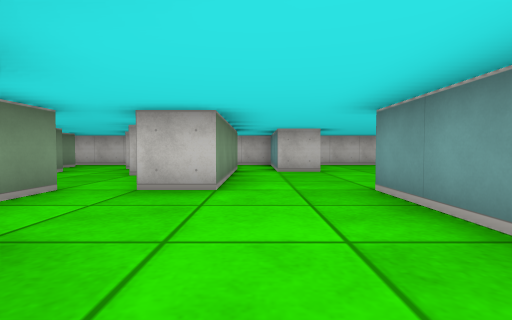
[1] (above)

24 first-person views from a walk through a cub3D level. The camera is about half as high as the walls, tilts 2° down and sees 85° across. The floor is counted in squares. Each view is taken from the middle of a square. On the plan, view 1 faces up. The plan holds only what a view shows up to about 9 squares ahead; the rest is blank.

[2]
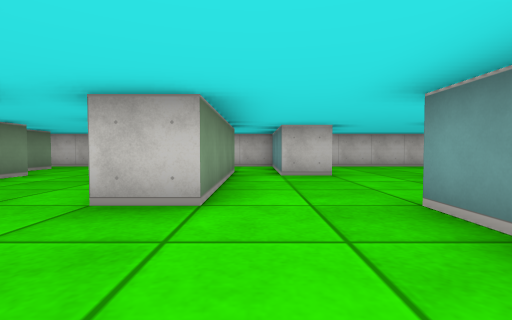

[3]
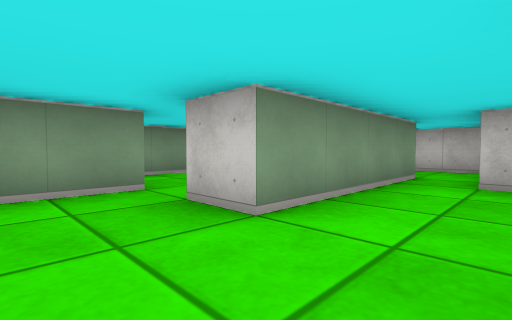

[4]
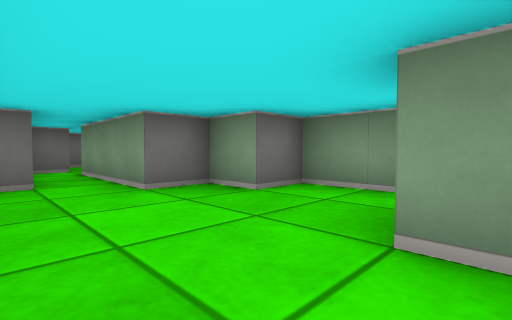

[5]
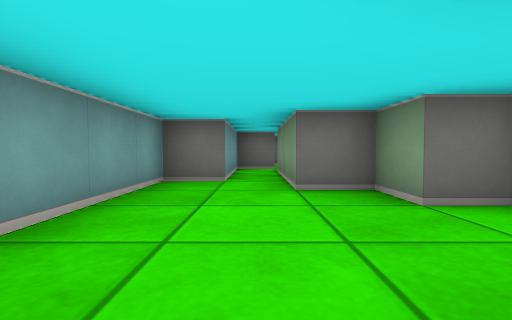

[6]
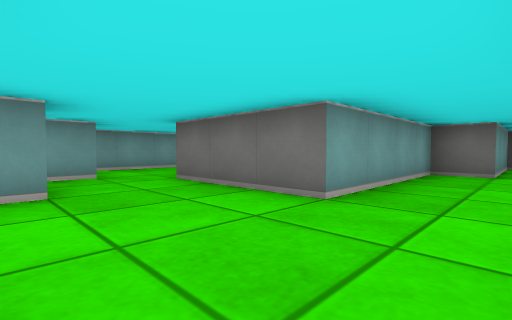

[7]
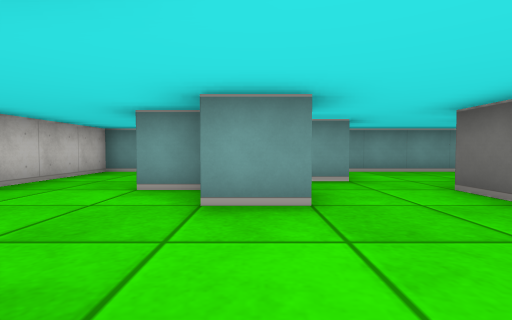

[8]
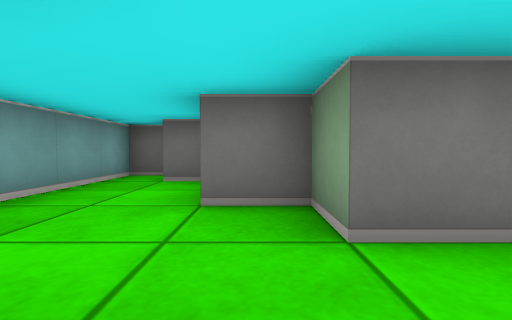

[9]
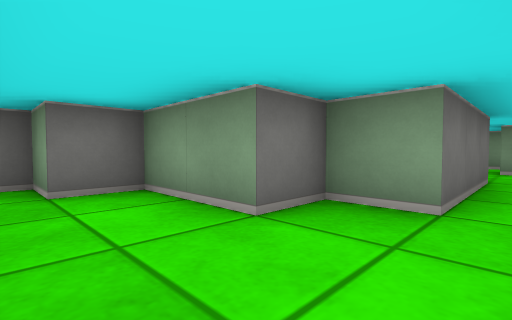

[10]
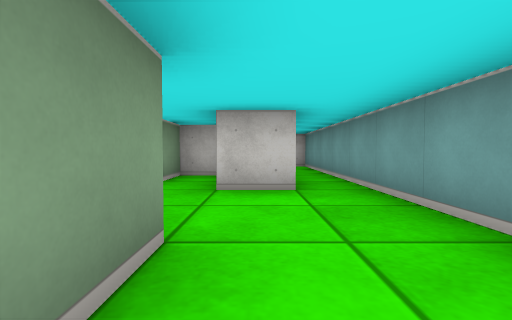

[11]
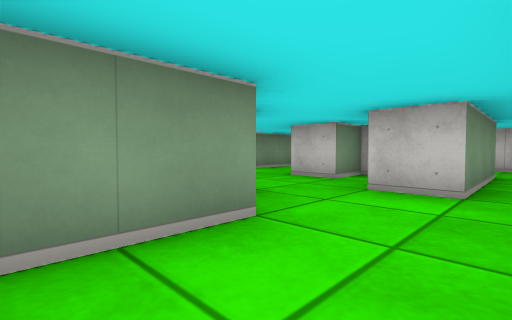

[12]
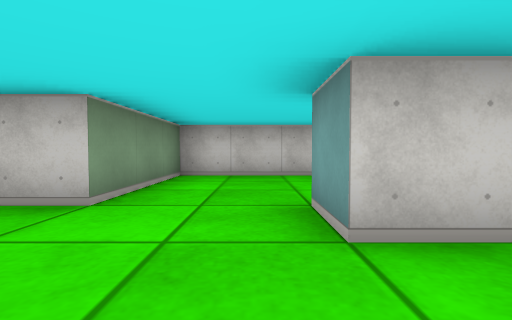

[13]
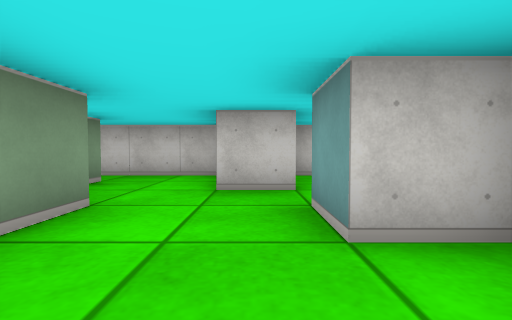

[14]
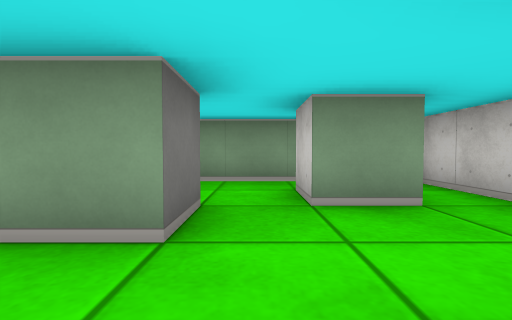

[15]
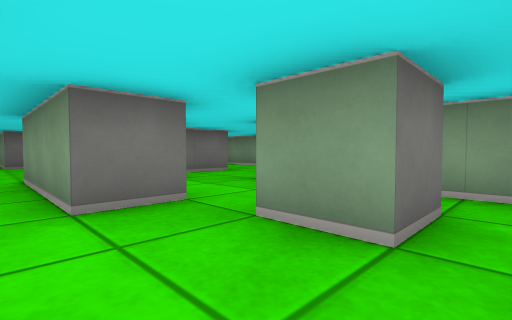

[16]
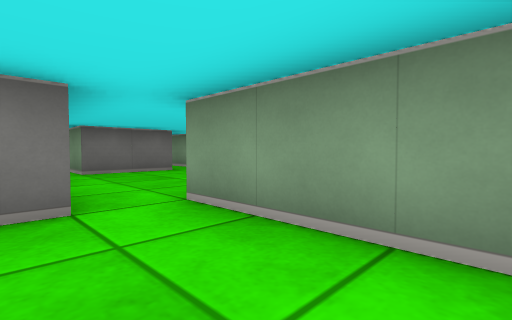

[17]
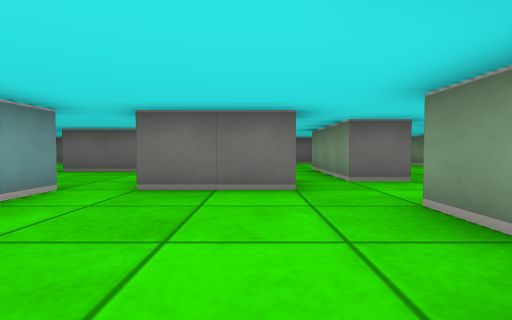

[18]
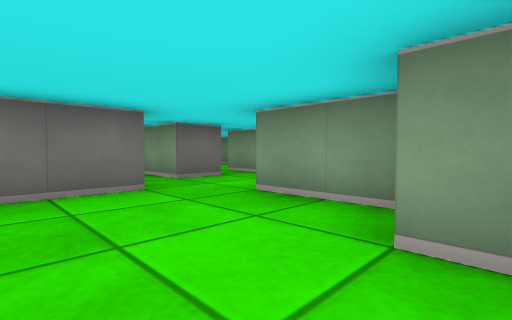

[19]
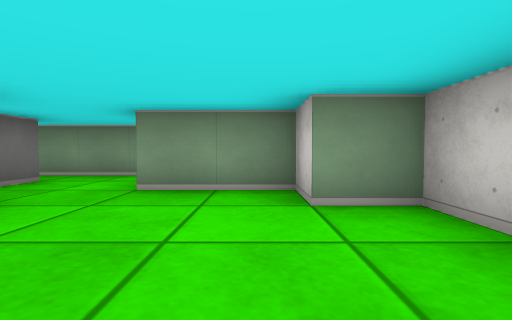

[20]
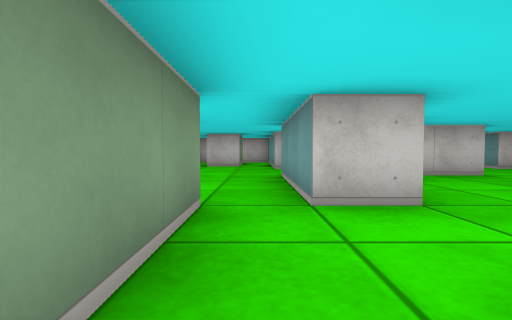

[21]
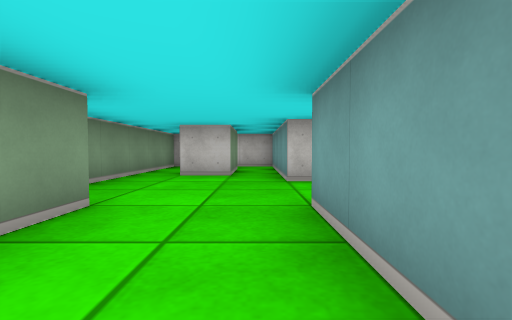

[22]
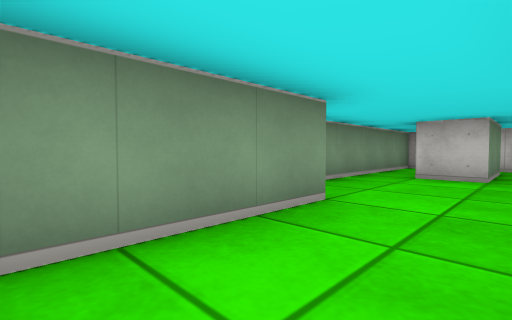

[23]
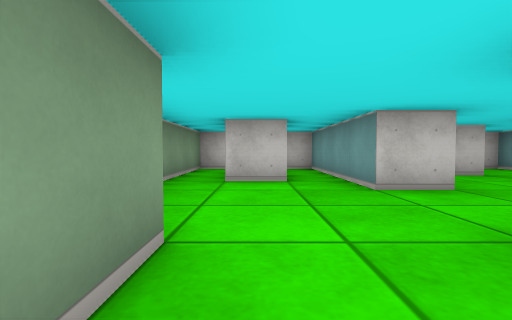

[24]
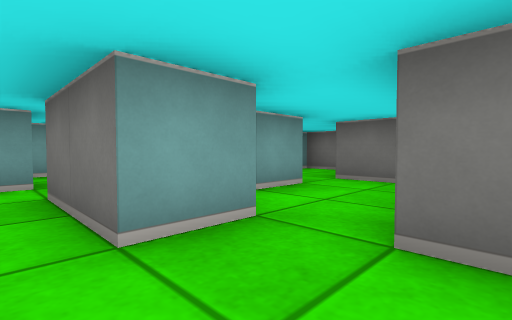

### Floor plan
Ten units are one square. View 1 is at (0, 0); x grows to the right and y downward. Boxes are objects, and circles mark ways between rooms. Rooms are numbered by the first view taken in them; rooms with no view inside come last. Other rooms are left out.
<svg viewBox="-120 -100 200 150">
<path fill="none" stroke="#000" d="M15 -65 5 -65 5 -75M35 -55 35 -65M-25 -36 -25 -15 -15 -15 -15 -5 -5 -5 -5 25M-5 -75 -5 -35 -15 -35M5 25 5 5 15 5 15 -35 35 -35M-5 35 5 35M65 -45 55 -45 55 -52M35 -35 45 -35 45 -25 55 -25 55 -5 65 -5 65 5 75 5 75 -45M52 -65 45 -65 45 -55 35 -55M-25 -75 -35 -75M-56 -65 -45 -65 -45 -35M-35 -90 -35 -95 -72 -95M-15 -55 -25 -55 -25 -65M-66 -85 -55 -85 -55 -75 -65 -75M-36 -35 -30 -35M-75 -89 -75 -60M-65 15 -65 5 -45 5M-45 -35 -65 -35 -65 -25 -75 -25 -75 -5 -85 -5M-35 6 -35 -4M-86 15 -75 15M-105 -35 -105 -10M-95 -5 -95 25M-85 -5 -85 -35 -72 -35M-85 -55 -85 -65M-95 -65 -105 -65M-115 -85 -115 -51M45 -65 45 -75M65 -75 65 -45M75 -45 75 -95 15 -95 15 -65M-32 35 -15 35M-45 5 -45 26M5 35 5 25M5 -75 5 -95 -22 -95M-66 45 -55 45M-75 15 -75 45M-55 35 -55 25M-74 -55 -85 -55M-95 -85 -95 -65M-85 -65 -85 -95 -105 -95M-105 -95 -115 -95 -115 -85"/>
<circle cx="40" cy="-45" r="3" fill="#2a7"/>
<circle cx="-20" cy="-30" r="3" fill="#2a7"/>
<circle cx="25" cy="-70" r="3" fill="#2a7"/>
<circle cx="0" cy="-70" r="3" fill="#2a7"/>
<circle cx="70" cy="-50" r="3" fill="#2a7"/>
<circle cx="-40" cy="-40" r="3" fill="#2a7"/>
<circle cx="-20" cy="-80" r="3" fill="#2a7"/>
<circle cx="-65" cy="-60" r="3" fill="#2a7"/>
<circle cx="-80" cy="5" r="3" fill="#2a7"/>
<circle cx="-40" cy="10" r="3" fill="#2a7"/>
<circle cx="-70" cy="10" r="3" fill="#2a7"/>
<circle cx="-80" cy="-50" r="3" fill="#2a7"/>
<circle cx="-90" cy="-75" r="3" fill="#2a7"/>
<circle cx="-110" cy="-75" r="3" fill="#2a7"/>
<circle cx="-100" cy="-90" r="3" fill="#2a7"/>
<text x="10" y="-30">1</text>
<text x="60" y="-30">2</text>
<text x="-40" y="-70">3</text>
<text x="-60" y="-10">4</text>
<text x="-100" y="-30">5</text>
<text x="50" y="-80">6</text>
<text x="-30" y="20">7</text>
<text x="-10" y="-90">8</text>
<text x="-70" y="30">9</text>
<text x="-70" y="-50">10</text>
<text x="-90" y="-80">11</text>
<text x="-110" y="-90">12</text>
</svg>
Room 1 opens to room 2. Room 1 opens to room 3. Room 1 opens to room 6. Room 1 opens to room 8. Room 2 opens to room 6. Room 3 opens to room 4. Room 3 opens to room 8. Room 3 opens to room 10. Room 4 opens to room 5. Room 4 opens to room 7. Room 4 opens to room 9. Room 5 opens to room 10. Room 5 opens to room 11. Room 5 opens to room 12. Room 11 opens to room 12.

Where each view was taken, in squares from view 1:
view 1: 0 up, 0 right, facing up
view 2: 1 up, 0 right, facing up
view 3: 2 up, 1 right, facing up-left
view 4: 4 up, 1 right, facing down-left
view 5: 4 up, 0 right, facing down
view 6: 6 up, 0 right, facing down-right
view 7: 6 up, 1 right, facing right
view 8: 5 up, 5 right, facing down
view 9: 4 up, 7 right, facing down-left
view 10: 1 up, 6 right, facing up
view 11: 1 up, 7 right, facing up-left
view 12: 4 up, 3 right, facing up
view 13: 4 up, 3 left, facing up
view 14: 7 up, 3 left, facing left
view 15: 9 up, 4 left, facing down-left
view 16: 6 up, 3 left, facing down-left
view 17: 3 up, 6 left, facing down
view 18: 3 up, 5 left, facing down-left
view 19: 2 up, 4 left, facing left
view 20: 2 down, 9 left, facing up
view 21: 1 up, 9 left, facing up
view 22: 1 up, 9 left, facing up-left
view 23: 2 up, 10 left, facing up
view 24: 0 up, 8 left, facing down-right
